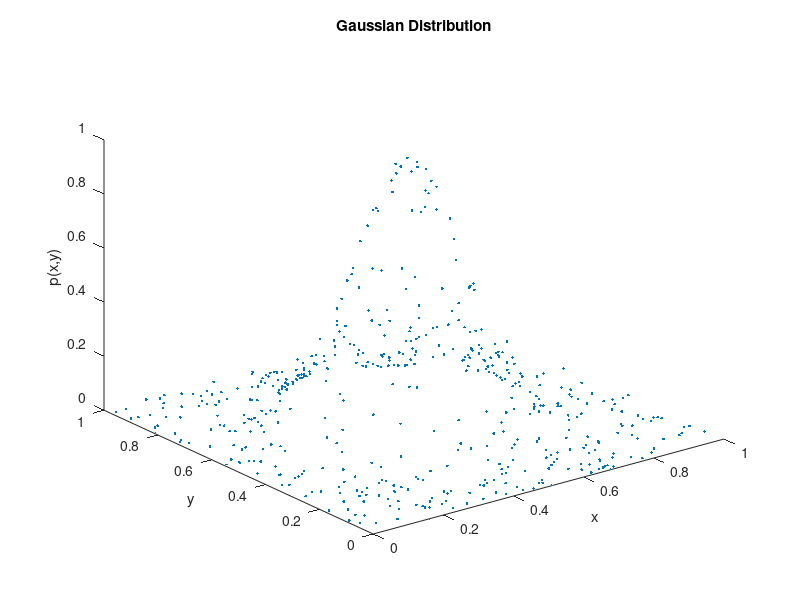

The MATLAB script that drew this image:
clc;
clear;

d=2; %dimension given in the problem
num=500; %number of samples to be considered

X=rand(500,2);
avgcol=mean(X);
vari=zeros(1,2);

    for j=1:2
        for i=1:num
    vari(j)=vari(j)+((X(i,j)-avgcol(j))^2);
        end
    vari(j)=vari(j)/(num-1);
    end

vari1=0;
for j=1:num
    vari1=vari1+((X(j,1)-avgcol(1))*(X(j,2)-avgcol(2)));
end

covari=zeros(2,2);

covari(1,1)=vari(1);
covari(2,2)=vari(2);
covari(2,1)=vari1;
covari(1,2)=covari(2,1);

for i=1:num
    p(i)=exp(-0.5*(X(i,:)-avgcol)*(inv(cov(X))*(transpose((X(i,:)-avgcol))))/sqrt(2*pi*det(cov(X))));
end


plot3(X(:,1),X(:,2),p,'.');
xlabel('x')
ylabel('y')
zlabel('p(x,y)')
title('Gaussian Distribution')
%hold
%
%stem(X(:,1),p);
%hold on
%stem(X(:,2),p);